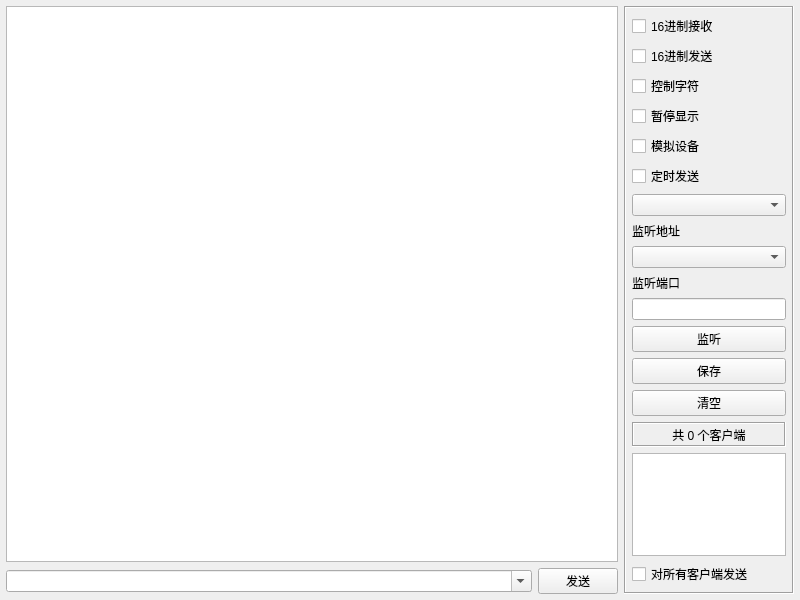
<?xml version="1.0" encoding="UTF-8"?>
<ui version="4.0">
 <class>frmUdpServer</class>
 <widget class="QWidget" name="frmUdpServer">
  <property name="geometry">
   <rect>
    <x>0</x>
    <y>0</y>
    <width>800</width>
    <height>600</height>
   </rect>
  </property>
  <property name="windowTitle">
   <string>Form</string>
  </property>
  <layout class="QGridLayout" name="gridLayout">
   <property name="leftMargin">
    <number>6</number>
   </property>
   <property name="topMargin">
    <number>6</number>
   </property>
   <property name="rightMargin">
    <number>6</number>
   </property>
   <property name="bottomMargin">
    <number>6</number>
   </property>
   <item row="0" column="0">
    <widget class="QTextEdit" name="txtMain">
     <property name="readOnly">
      <bool>true</bool>
     </property>
    </widget>
   </item>
   <item row="0" column="1" rowspan="2">
    <widget class="QFrame" name="frame">
     <property name="minimumSize">
      <size>
       <width>170</width>
       <height>0</height>
      </size>
     </property>
     <property name="maximumSize">
      <size>
       <width>170</width>
       <height>16777215</height>
      </size>
     </property>
     <property name="frameShape">
      <enum>QFrame::Box</enum>
     </property>
     <property name="frameShadow">
      <enum>QFrame::Sunken</enum>
     </property>
     <layout class="QVBoxLayout" name="verticalLayout">
      <property name="leftMargin">
       <number>6</number>
      </property>
      <property name="topMargin">
       <number>6</number>
      </property>
      <property name="rightMargin">
       <number>6</number>
      </property>
      <property name="bottomMargin">
       <number>6</number>
      </property>
      <item>
       <widget class="QCheckBox" name="ckHexReceive">
        <property name="text">
         <string>16进制接收</string>
        </property>
       </widget>
      </item>
      <item>
       <widget class="QCheckBox" name="ckHexSend">
        <property name="text">
         <string>16进制发送</string>
        </property>
       </widget>
      </item>
      <item>
       <widget class="QCheckBox" name="ckAscii">
        <property name="text">
         <string>控制字符</string>
        </property>
       </widget>
      </item>
      <item>
       <widget class="QCheckBox" name="ckShow">
        <property name="text">
         <string>暂停显示</string>
        </property>
       </widget>
      </item>
      <item>
       <widget class="QCheckBox" name="ckDebug">
        <property name="text">
         <string>模拟设备</string>
        </property>
       </widget>
      </item>
      <item>
       <widget class="QCheckBox" name="ckAutoSend">
        <property name="text">
         <string>定时发送</string>
        </property>
       </widget>
      </item>
      <item>
       <widget class="QComboBox" name="cboxInterval"/>
      </item>
      <item>
       <widget class="QLabel" name="labListenIP">
        <property name="text">
         <string>监听地址</string>
        </property>
       </widget>
      </item>
      <item>
       <widget class="QComboBox" name="cboxListenIP"/>
      </item>
      <item>
       <widget class="QLabel" name="labListenPort">
        <property name="text">
         <string>监听端口</string>
        </property>
       </widget>
      </item>
      <item>
       <widget class="QLineEdit" name="txtListenPort"/>
      </item>
      <item>
       <widget class="QPushButton" name="btnListen">
        <property name="text">
         <string>监听</string>
        </property>
       </widget>
      </item>
      <item>
       <widget class="QPushButton" name="btnSave">
        <property name="text">
         <string>保存</string>
        </property>
       </widget>
      </item>
      <item>
       <widget class="QPushButton" name="btnClear">
        <property name="text">
         <string>清空</string>
        </property>
       </widget>
      </item>
      <item>
       <widget class="QLabel" name="labCount">
        <property name="minimumSize">
         <size>
          <width>0</width>
          <height>25</height>
         </size>
        </property>
        <property name="frameShape">
         <enum>QFrame::Box</enum>
        </property>
        <property name="frameShadow">
         <enum>QFrame::Sunken</enum>
        </property>
        <property name="text">
         <string>共 0 个客户端</string>
        </property>
        <property name="alignment">
         <set>Qt::AlignCenter</set>
        </property>
       </widget>
      </item>
      <item>
       <widget class="QListWidget" name="listWidget"/>
      </item>
      <item>
       <widget class="QCheckBox" name="ckSelectAll">
        <property name="text">
         <string>对所有客户端发送</string>
        </property>
       </widget>
      </item>
     </layout>
    </widget>
   </item>
   <item row="1" column="0">
    <widget class="QWidget" name="widget" native="true">
     <layout class="QHBoxLayout" name="layUdpServer">
      <property name="leftMargin">
       <number>0</number>
      </property>
      <property name="topMargin">
       <number>0</number>
      </property>
      <property name="rightMargin">
       <number>0</number>
      </property>
      <property name="bottomMargin">
       <number>0</number>
      </property>
      <item>
       <widget class="QComboBox" name="cboxData">
        <property name="sizePolicy">
         <sizepolicy hsizetype="Ignored" vsizetype="Fixed">
          <horstretch>0</horstretch>
          <verstretch>0</verstretch>
         </sizepolicy>
        </property>
        <property name="editable">
         <bool>true</bool>
        </property>
       </widget>
      </item>
      <item>
       <widget class="QPushButton" name="btnSend">
        <property name="minimumSize">
         <size>
          <width>80</width>
          <height>0</height>
         </size>
        </property>
        <property name="maximumSize">
         <size>
          <width>80</width>
          <height>16777215</height>
         </size>
        </property>
        <property name="text">
         <string>发送</string>
        </property>
       </widget>
      </item>
     </layout>
    </widget>
   </item>
  </layout>
 </widget>
 <tabstops>
  <tabstop>txtMain</tabstop>
  <tabstop>cboxData</tabstop>
  <tabstop>btnSend</tabstop>
  <tabstop>ckHexReceive</tabstop>
  <tabstop>ckHexSend</tabstop>
  <tabstop>ckAscii</tabstop>
  <tabstop>ckShow</tabstop>
  <tabstop>ckDebug</tabstop>
  <tabstop>ckAutoSend</tabstop>
  <tabstop>cboxInterval</tabstop>
  <tabstop>cboxListenIP</tabstop>
  <tabstop>txtListenPort</tabstop>
  <tabstop>btnListen</tabstop>
  <tabstop>btnSave</tabstop>
  <tabstop>btnClear</tabstop>
  <tabstop>listWidget</tabstop>
  <tabstop>ckSelectAll</tabstop>
 </tabstops>
 <resources/>
 <connections/>
</ui>
